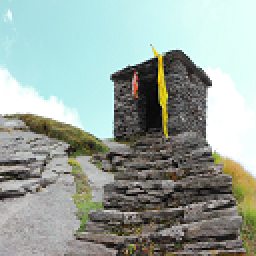
#> input picture source/conv_filter/notebook/image/128x128.png, 128 x 128 px, found by its file name (shown 2 times larger)
$ jupyter execute --allow-errors sobel_part3.ipynb
#> lines starting #> are read from the running program, lines starting #| are printed output that depends on the picture
# Part 3 System Level Integration Using PYNQ Flow

Instead of using the AXI4 interface, we used the AXI4-Stream style for the interface design of the Sobel accelerator. Compared to AXI4, AXI4-Stream is more suitable for high-speed data stream transmission in video, communication and signal processing scenarios. It removes the limitation of address entries and transmission length in AXI protocol, allowing unlimited data burst transmission.

Afterwards we will introduce two axes of the PYNQ development process, direct calls and Driver creation. In the former we will show a direct call like DSP_FIR filter, and in the latter we will build a user-friendly API by creating a Driver.

## 1. Data Transfer

### 1.1 Data Type Chosen On AXI-Stream Interface

 In the `sobel` function, we specify the interface as AXI4-Stream format by `hls::stream<trans_pkt>& src` and `hls::stream<trans_pkt>& dst`, and PIXEL corresponds to the format of each pixel. The final two streams `src` and `dst` obtained correspond to the input image and the output image respectively, which makes the `sobel` function have a streaming input-output interface.。

Inside the `sobel` function, we extract pixels from the input stream `src` for computation, and fill the result just after computation back into the output stream `dst`. This is another important reason for using a line buffer in our design, which makes the access to the pixel data continuous and makes it appropriate to read and write the data with AXI-Stream.

The implementation is also relatively simple for reading and writing stream data. We can look at the steps in order of their sequence within the loop. First, we have extracted a pixel to be processed from the input stream by `data_p = src.read() ` and filled it into the line buffer for subsequent operations. After that, we have gotten the result of one pixel by `_sobel = sobel3x3_kernel(WindowBuffer)` calculation. At this point we don't have to wait for the whole image to be computed, we can immediately write this pixel to the output stream `dst` via `dst.write(data_p)`.

### 1.2 AXI-DMA Control Over AXI-Stream Interface

With the use of the AXI-Stream interface, we will also have some changes in the integration of the system. In FIR aaccelerated IP, we connect the IP directly to the HP port of the PS, making it possible to get data from the IP to the PS side through the AXI4 bus, a very intuitive connection that we have already touched (figure below).

In this case, the data in memory is not directly transferred to the IP through the AXI bus. Because the data is in the style of Memory Map, the concept of target address in the storage space is involved in the transfer. The AXI-Stream is centered on the data stream, which does not exist and does not require the concept of address, making it impossible to connect the IP of the AXI-Stream interface directly to the AXI bus.

At this point, we need the help of the Direct Memory Access module (DMA), whose function is to help us convert the data in memory into stream format and then transfer the data in stream format to the IP's AXI-Stream interface, whose basic structure in the system can be represented by the following diagram.

There are three interfaces on DMA: AXI-Full, AXI-Stream and AXI-Lite. AXI-Full is used to read and write data from memory, AXI-Stream is used to read and write data to IP, and AXI-Lite is used for PS control of DMA. Therefore, all three interfaces are used in the DMA usage. Let's take the data handling of this Sobel case as an example to analyze the basic flow in DMA data handling.

1. The PS configures and controls the DMA through the AXI-Lite interface to determine the starting address and length of the image data to be transferred in memory
2. After receiving the control command from the PS, the DMA will read a batch of pixel data from the memory through the AXI-Full interface
3. The DMA converts the pixel data from memory mapping style to stream style and sends it to the Sobel IP receiving channel src
4. Sobel IP starts the calculation and sends the result to DMA via AXI-Stream's send channel dst when it is available for output
5. After the DMA receives the calculation result, it converts the data from stream style to memory mapped style and writes it to memory at the location specified by the configuration in step 1

As we can see, the main function of DMA is data handling, which converts data in memory to stream format and sends it to the IP. In fact, many high-performance IPs require input and output in stream format, so DMA will also appear very frequently in high-performance designs.

## 2. Three Different Sobel Implementation to Extract Image Edges

### 2.1 Using Sobel in OpenCV-Python

#### 2.1.1 Load the Original Grayscale Image

[cell 1]
import cv2 as cv
from matplotlib import pyplot as plt
import numpy as np
import time
import copy
gray = cv.imread("./image/128x128.png", cv.IMREAD_GRAYSCALE)
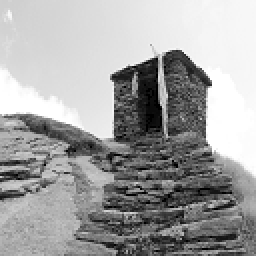
#> gray: shape (128, 128) (shown 2 times larger); min 0, max 255, mean 162.1
plt.imshow(gray, cmap="gray")

#### 2.1.2 Using `cv.Sobel()`

[cell 2]
# Apply Sobel filter to get the gradients in X and Y direction
# The Sobel operator calculates the gradient of the image intensity at each pixel

start_time_python = time.time()

Gx = cv.Sobel(gray, cv.CV_16U, 1, 0, ksize=3)  # Gradient in X direction
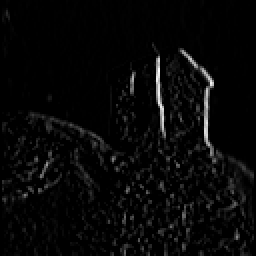
#> Gx: shape (128, 128) uint16 (shown 2 times larger); min 0, max 847, mean 26.5; drawn with min black and max white
Gy = cv.Sobel(gray, cv.CV_16U, 0, 1, ksize=3)  # Gradient in Y direction
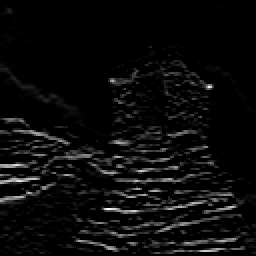
#> Gy: shape (128, 128) uint16 (shown 2 times larger); min 0, max 785, mean 36.1; drawn with min black and max white

# Compute the gradient magnitude
G = np.sqrt(Gx**2 + Gy**2)
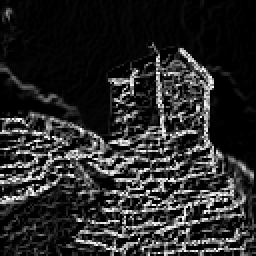
#> G: shape (128, 128) float32 (shown 2 times larger); min 0, max 255.9, mean 42; drawn with min black and max white
# Convert to 8-bit image for display
G_python = G.astype(np.uint8)

end_time_python = time.time()

time_python = end_time_python - start_time_python

print("Time cost with software：{}s".format(time_python))

plt.title("Sobel in OpenCV-Python")
plt.imshow(G_python, cmap="gray")

### 2.2 Using Hand-Coded Sobel Hardware Accelerated Kernel

#### 2.2.1 Loading Overlay

We deploy the hardware design to the board, allocate the memory according to the image size, and copy the image to the corresponding location.

The `Overlay` module encapsulates the interface for the ARM CPU to interact with the PL part of the FPGA.

- We can load the hardware design we just generated onto the PL with the simple `Overlay()` method
- With the `overlay.sobel_accel_0` statement, we can interact with the IP in the form of an accessed Python object

[cell 3]
from pynq import Overlay, allocate

#> (the rest of this cell did not finish here and is left out)

#### 2.2.2 Writing parameters

When writing values on the IP, we can write directly at the corresponding location according to the IP Driver Source Code given by HLS.
```python
sobel.write(0x10, rows)
sobel.write(0x18, cols)
```
However, thanks to the `Sobel.hwh` file provided, the `sobel` object already contains the Register Map and exposes it, so we can directly print to see the information of each register, and we can use `.address` to get the relevant address, like using `sobel.register_map.rows.address` to get `0x10`.

#> (a cell that did not finish here is left out)

We can also interact with it directly in the Register Map, without having to manually enter the corresponding address.

#> (a cell that did not finish here is left out)

#### 2.2.3 Starting IP

We extract the DMA object from the IP.

Sobel IP uses the AXI Stream interface format.

- We need to call the DMA to read the input buffer and send the data to the AXI Stream Master

- After that, the DMA should write the result back to the output buffer from the AXI Stream Slave

- The `wait` statement ensures that the DMA processing operation is completed

#> (a cell that did not finish here is left out)

[cell 7]
import time

#> (the rest of this cell did not finish here and is left out)

#### 2.2.4 Create a Driver for the IP

Our next step involves creating a user-friendly API to facilitate the creation of a driver for a specific IP.

- Expose a single `sobel3x3` function to call the accelerator

- Inherit pynq's `DeafaultIP`

[cell 8]
from pynq import DefaultIP

class SobelDriver(DefaultIP):
    def __init__(self, description):
        super().__init__(description=description)

    bindto = ['xilinx.com:hls:sobel:1.0']

    def sobel3x3(self, imgi, imgo, rows, cols):

        self.write(0x10, rows)
        self.write(0x18, cols)
        self.register_map.CTRL.AP_START = 1

        dma.sendchannel.transfer(imgi)
        dma.recvchannel.transfer(imgo)
        dma.sendchannel.wait() # wait for send channel
        dma.recvchannel.wait() # wait for recv channel

        res = imgo.reshape(rows, cols)
        return res

#### 2.2.5 Reload the overlay to apply the changes

#> (a cell that did not finish here is left out)

### 2.3 Using Sobel in Vitis Vision Library

####  2.3.1 Loading Overlay

The Overlay module encapsulates the interface for the ARM CPU to interact with the PL part of the FPGA.

- We can load the hardware design we just generated onto the PL with the simple `Overlay()` method
- With the `overlay.sobel_accel_0` statement, we can interact with the IP in the form of an accessed Python object

[cell 10]
from pynq import Overlay
#> (the rest of this cell did not finish here and is left out)

#> (a cell that did not finish here is left out)

#### 2.3.2 Allocating memory for IP use

The `pynq.allocate` function is used to allocate memory space that can be used by the IP in PL.
- Before the IP in PL can access DRAM, some memory must be reserved for it to be used by the IP. Allocation size and address
- We allocate memory for the input, output and weight sections separately, with data type uint8
- `pynq.allocate` will allocate physically contiguous memory and return a `pynq.Buffer` indicating that a buffer has been allocated

[cell 12]
from pynq import allocate
import numpy as np

rows, cols = gray.shape
#> rows = 128; cols = 128
pixel_size = rows*cols
#> pixel_size = 16384
#> (the rest of this cell did not finish here and is left out)
